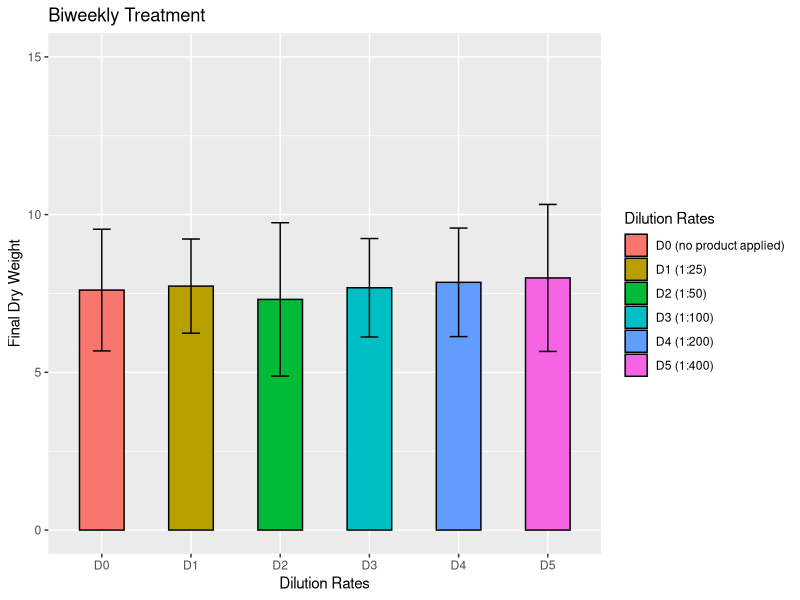
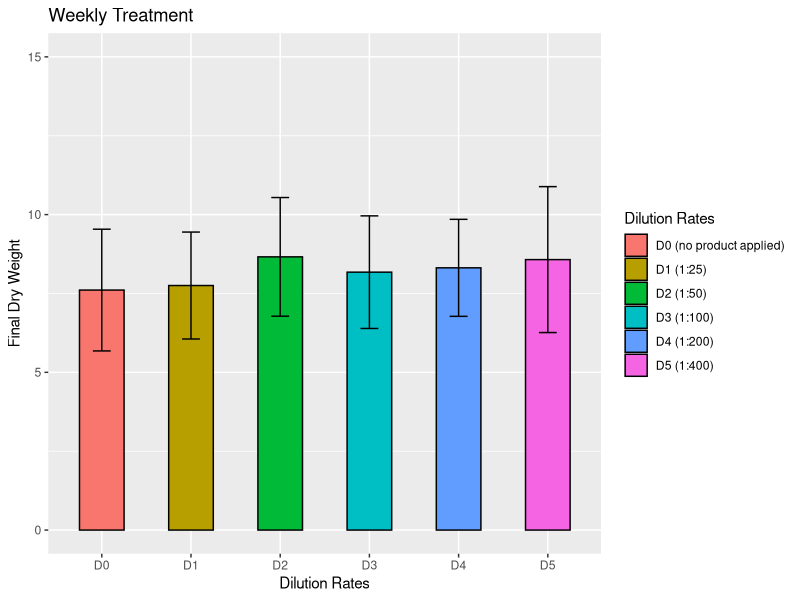

R code for these plots, in order:
library(dplyr)
library(ggplot2)
library(rstatix)

###########   EDA    ################

########### BIWEEKLY ################

biweekly <- read.csv('biweekly.csv')
biweekly$Final.Dry.Weight <- as.numeric(as.character(biweekly$Final.Dry.Weight))
biweekly$Dilution.Rates_trt <- gsub(" ", "", biweekly$Dilution.Rates_trt, fixed = TRUE)

biweekly.processed <- biweekly %>% 
  group_by(Dilution.Rates_trt) %>% 
  dplyr::summarize(Mean = mean(Final.Dry.Weight, na.rm=TRUE), SD = sd(Final.Dry.Weight, na.rm=TRUE))
                   
biweekly.processed$Dilution.Rates_trt <- c('D0 (no product applied)',
                                           'D1 (1:25)',
                                           'D2 (1:50)',
                                           'D3 (1:100)',
                                           'D4 (1:200)',
                                           'D5 (1:400)')
View(biweekly.processed)

ggplot(biweekly.processed, aes(x=Dilution.Rates_trt, y=Mean, fill=Dilution.Rates_trt)) + 
  geom_bar(stat="identity", color="black", position=position_dodge(), width=0.5) +
  geom_errorbar(aes(ymin=Mean-SD, ymax=Mean+SD), width=.2,
                position=position_dodge(.9)) +
  labs(fill='Dilution Rates') +
  xlab('Dilution Rates') +
  ylab('Final Dry Weight') +
  ggtitle('Biweekly Treatment') +
  scale_x_discrete(labels = c('D0', 'D1', 'D2', 'D3', 'D4', 'D5')) +
  ylim(0,15)






########### WEEKLY ################

weekly <- read.csv('weekly.csv')
weekly$Final.Dry.Weight <- as.numeric(weekly$Final.Dry.Weight)
weekly$Dilution.Rates_trt <- gsub(" ", "", weekly$Dilution.Rates_trt, fixed = TRUE)

weekly.processed <- weekly %>% 
  group_by(Dilution.Rates_trt) %>% 
  dplyr::summarize(Mean = mean(Final.Dry.Weight, na.rm=TRUE), SD = sd(Final.Dry.Weight, na.rm=TRUE))

weekly.processed$Dilution.Rates_trt <- c('D0 (no product applied)',
                                         'D1 (1:25)',
                                         'D2 (1:50)',
                                         'D3 (1:100)',
                                         'D4 (1:200)',
                                         'D5 (1:400)')
View(weekly.processed)

ggplot(weekly.processed, aes(x=Dilution.Rates_trt, y=Mean, fill=Dilution.Rates_trt)) + 
  geom_bar(stat="identity", color="black", position=position_dodge(), width=0.5) +
  geom_errorbar(aes(ymin=Mean-SD, ymax=Mean+SD), width=.2,
                position=position_dodge(.9)) +
  labs(fill='Dilution Rates') +
  xlab('Dilution Rates') +
  ylab('Final Dry Weight') +
  ggtitle('Weekly Treatment') +
  scale_x_discrete(labels = c('D0', 'D1', 'D2', 'D3', 'D4', 'D5')) +
  ylim(0,15)


########### ANOVA ################

# Biweekly - Dilution Rates
aov(Final.Dry.Weight ~ Dilution.Rates_trt, data=biweekly)

# Weekly - Dilution Rates
aov(Final.Dry.Weight ~ Dilution.Rates_trt, data=weekly)


# Check if difference between biweekly and weekly

